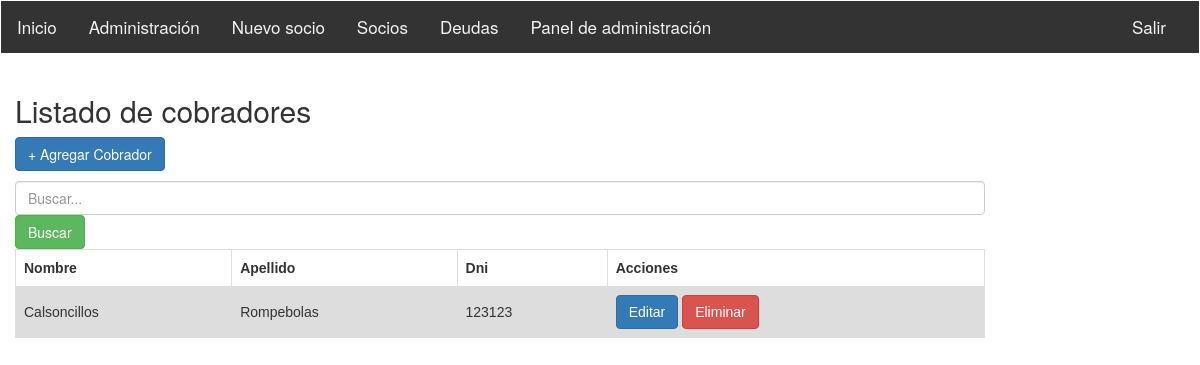
/index/listadocobradores (signed in), run on an earlier commit of the app's database.
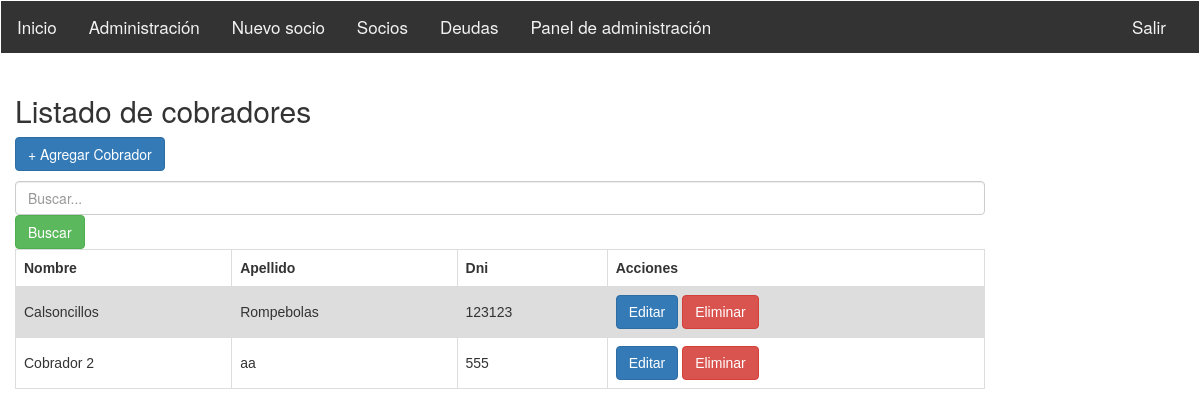
And on a later commit of the database.
### sistemasocioscap/models.py (models this page shows)
class Cobrador (models.Model):
	dni = models.IntegerField()
	nombre = models.CharField(max_length= 200)
	apellido = models.CharField (max_length = 200)
	def __str__(self):
    		return self.nombre
  	def get_absolute_url(self):
    		return reverse ('cobrador-detail', args=[str(self.id)])

### sistemasocioscap/views.py (the view)
class CobradorList(ListView):
    model = Cobrador
    template_name = 'cobrador_listado.html'

### sistemasocioscap/templates/cobrador_listado.html (shortened to what this page needs)
{% extends "base_generic.html" %}
{% block content %}
<h2>Listado de cobradores</h2>
<a class="btn btn-primary" href="{% url 'cobrador_crear'%}">+ Agregar Cobrador </a>
<form method="get">
  <input type="text" class="form-control" placeholder="Buscar..." name="buscar" value="{{ request.get.buscar }}">
  <button type="submit" class="btn btn-success">Buscar</button>
</form>
<table class="tablasocios" style="">
  {% if object_list %}
  <tr>
    <th scope="row">Nombre</th>
    <th>Apellido</th>
    <th>Dni </th>
    <th>Acciones </th>
  </tr>
  {% for cobrador in object_list %}
  <tr>
    <td>{{cobrador.nombre}}</td>
    <td>{{cobrador.apellido}}</td>
    <td>{{cobrador.dni}}</td>
    <td>
    <a class="btn btn-primary" href="{% url 'cobrador_editar' cobrador.id %}">Editar</a>
      <a class="btn btn-danger" href="{% url 'cobrador_eliminar' cobrador.id %}">Eliminar</a>
    </td>
  </tr>
  {% endfor %}
  {% else %}
  <h4>No exisen registros de cobradores</h4>
  {% endif %}
</table>
{% endblock %}
{% load static %}

What changed in the data, as far as the page shows it:
added Cobrador: nombre "Cobrador 2", apellido "aa", dni "555"
